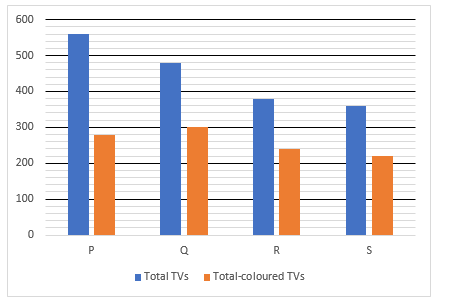
#> input picture data/diagrams/adda-05_page24_Image120.png, 467 x 301 px, found by its file name
$ python check_hindi_images.py
#> lines starting #> are read from the running program, lines starting #| are printed output that depends on the picture
from PIL import Image
import numpy as np

def check_image(path):
    im = Image.open(path).convert('L')
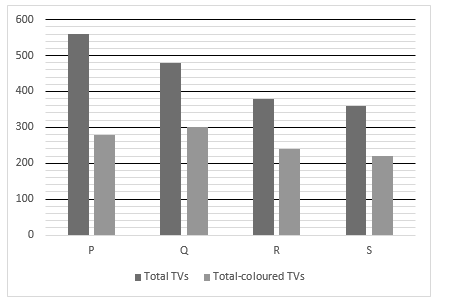
#> im: PIL image 467x301 L; min 0, max 255, mean 229.1
    print(path, im.size)
#| data/diagrams/adda-05_page24_Image120.png (467, 301)

check_image('data/diagrams/adda-05_page24_Image120.png')
check_image('data/diagrams/adda-05_page24_Image121.png')
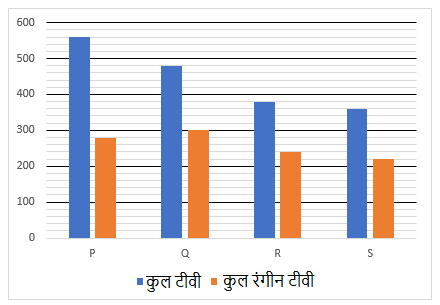
#> input picture data/diagrams/adda-05_page24_Image121.png, 440 x 305 px, found by its file name
#> in check_image (call 2), `im = Image.open(path).convert('L')`:
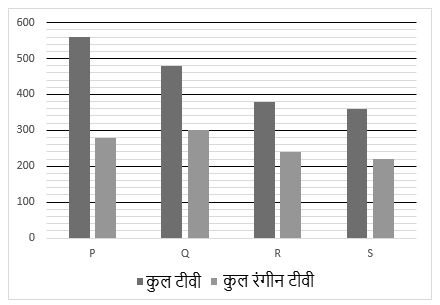
#> im: PIL image 440x305 L; min 0, max 255, mean 227.1
#| data/diagrams/adda-05_page24_Image121.png (440, 305)
check_image('data/diagrams/adda-05_page26_Image130.png')
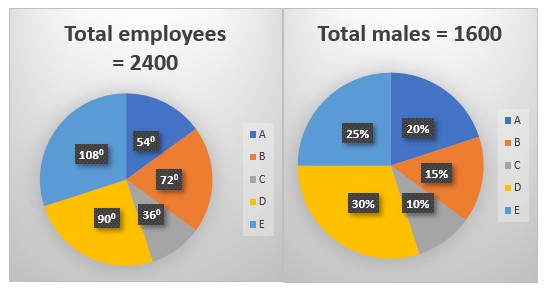
#> input picture data/diagrams/adda-05_page26_Image130.png, 550 x 289 px, found by its file name
#> in check_image (call 3), `im = Image.open(path).convert('L')`:
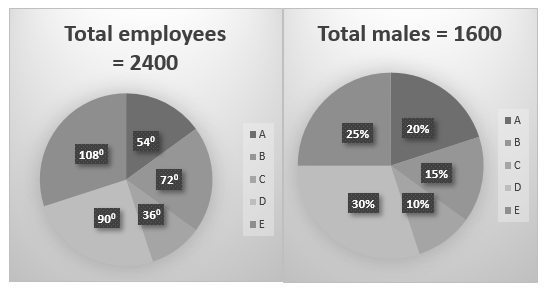
#> im: PIL image 550x289 L; min 64, max 255, mean 196.5
#| data/diagrams/adda-05_page26_Image130.png (550, 289)
check_image('data/diagrams/adda-05_page26_Image131.jpeg')
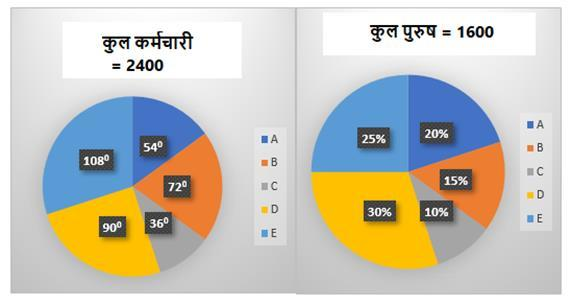
#> input picture data/diagrams/adda-05_page26_Image131.jpeg, 571 x 306 px, found by its file name
#> in check_image (call 4), `im = Image.open(path).convert('L')`:
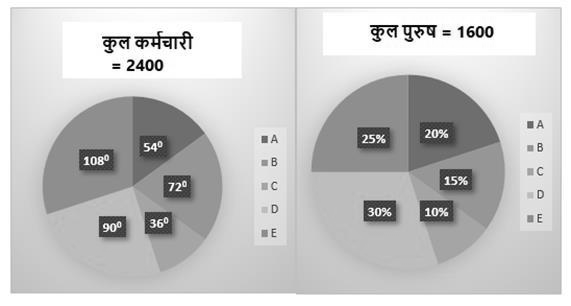
#> im: PIL image 571x306 L; min 0, max 255, mean 198.6
#| data/diagrams/adda-05_page26_Image131.jpeg (571, 306)
